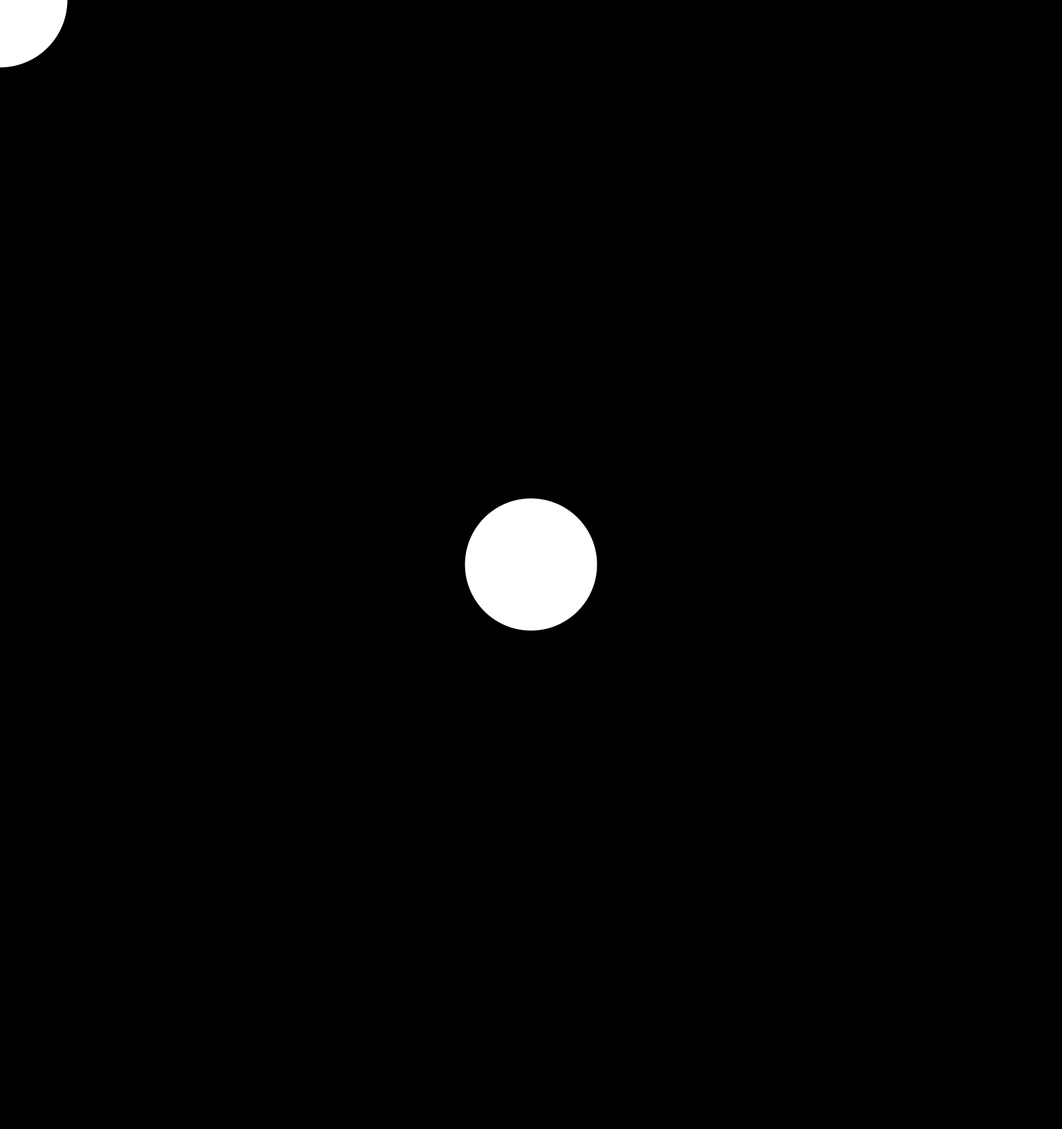
Frame 1 (no input)
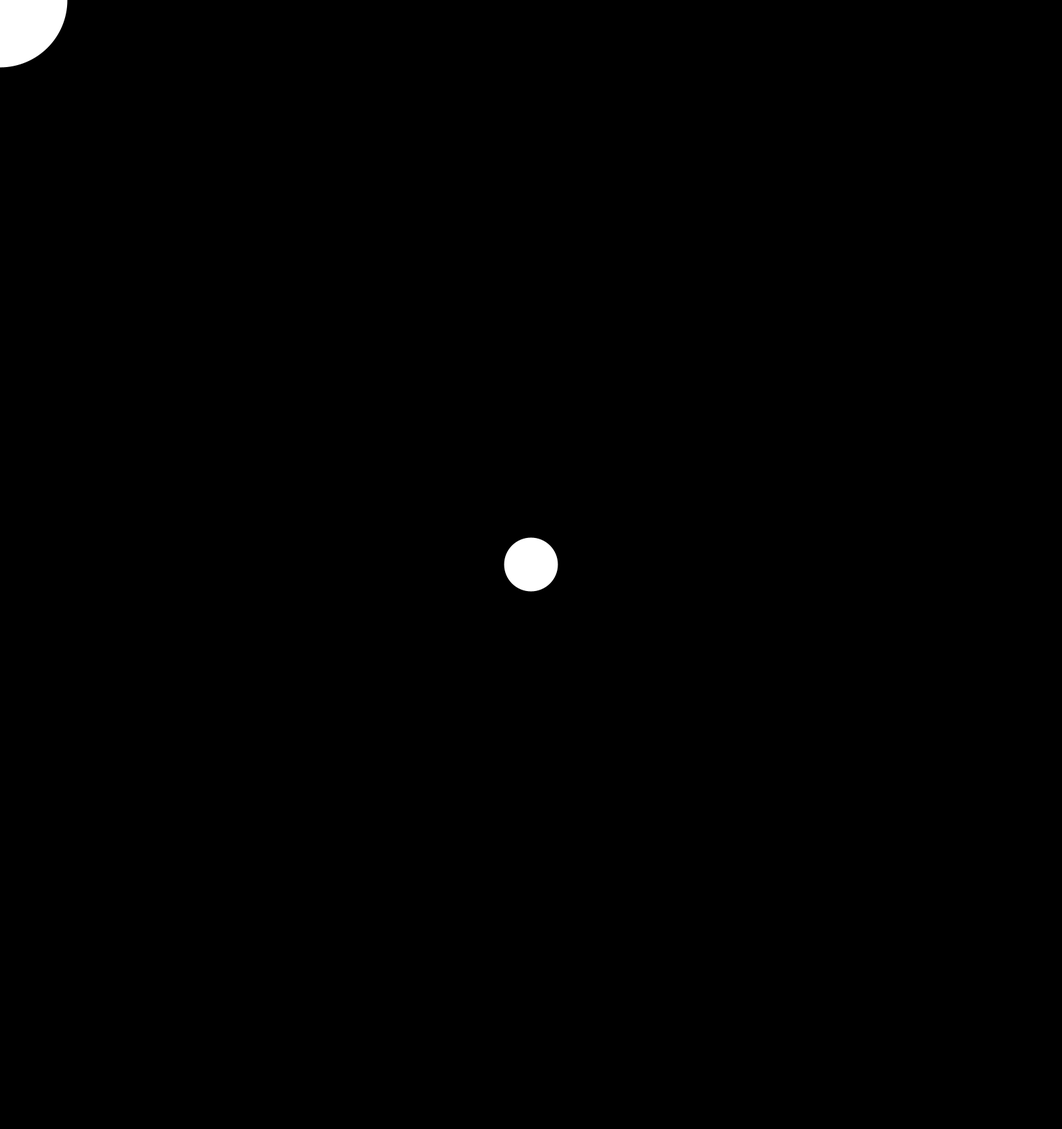
Frame 60 (the mouse pressed at the canvas centre just before this capture)
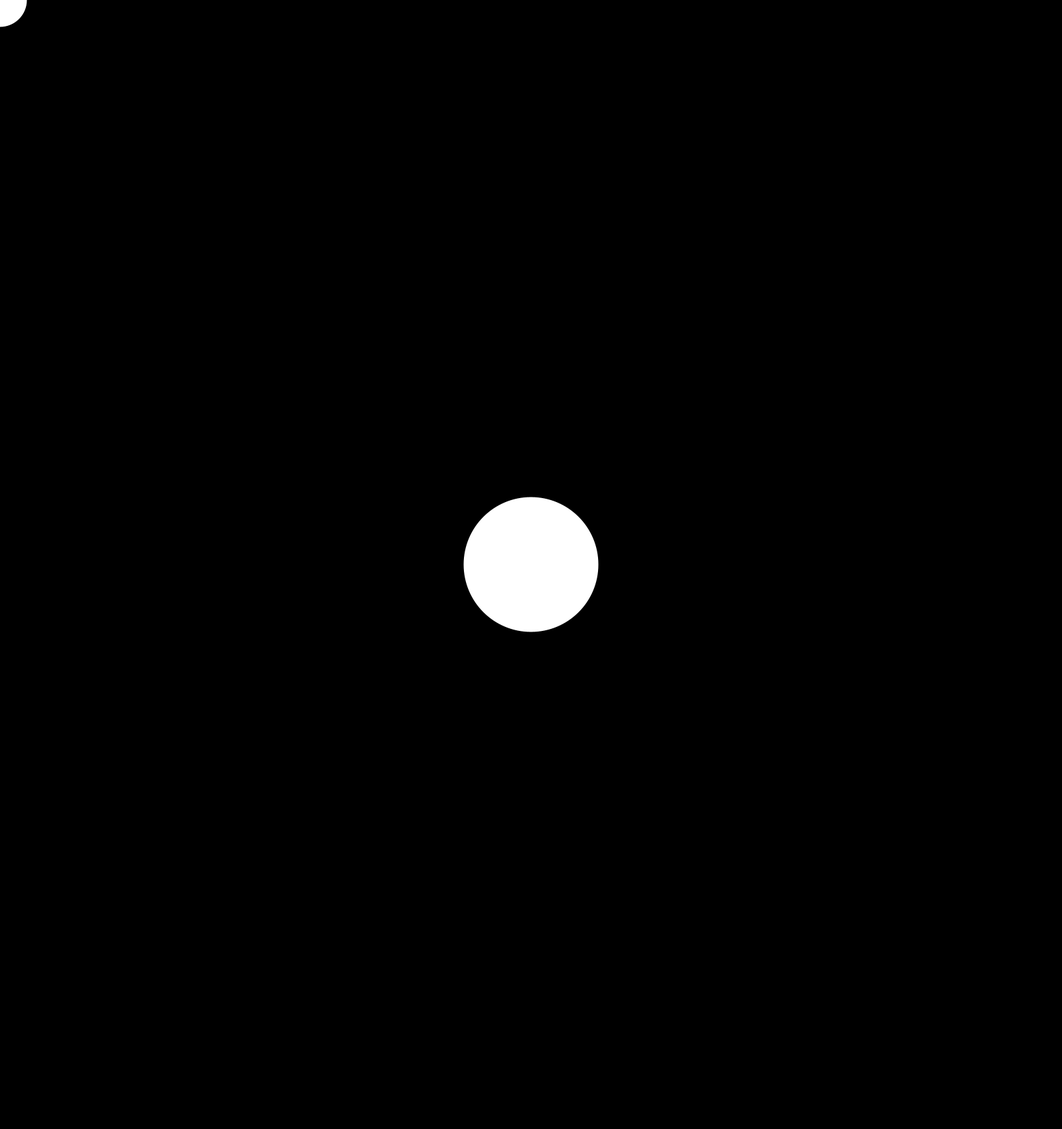
Frame 120 (the mouse held since frame 60 and released just before this capture)

The Processing sketch that drew these frames (run headless with seeded random() and noise(); from frame 60 on, the mouse is pressed at the canvas centre):

// Processing sketch: BIGGER_snake_thing
// ── BIGGER_snake_thing.pde
int count = 100;
float[] x = new float[count];
float[] y = new float[count];

void setup() {

  noStroke();
  size(1600, 1700);
  for (int i = 0; i< count; i++) {
    x[i] = width/2;
    y[i] = height/2;
  }
}

void draw() {
  background(0);
  x[count-1] = mouseX;
  y[count-1] = mouseY;
  for ( int i=0; i<count-1; i++) {
    x[i]= x[i+1];
    y[i]= y[i+1];
  }
  for (int i =0; i<count; i++) {
    ellipse(x[i], y[i], 5+i*2, 5+i*2);
  }
}
